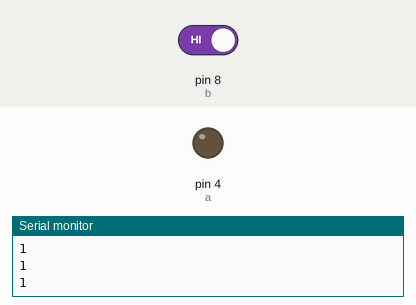
Bench run of a sketch on a simulated Arduino Uno, built with avr-gcc and run on an emulated ATmega328P. Shown: output pins drawn as LEDs (lit = HIGH), the last lines printed to the serial monitor. Inputs (shaded band) come from the test bench; at power-on: pin 8 (b) HIGH.

Above: at 1.2 s.
1.3 s: pin 8 (b) driven LOW
At 2.3 s:
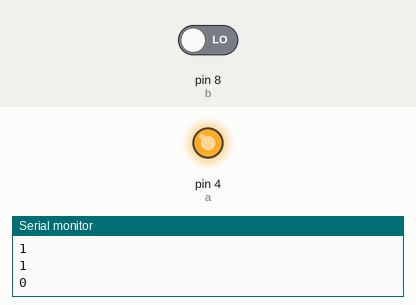
2.8 s: pin 8 (b) driven HIGH
At 3.5 s:
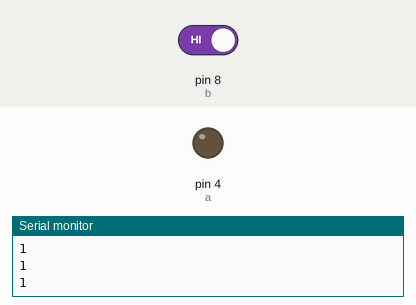
Timing chart, 0 to 5.8 s (numbered marks = the images above; inputs shaded):
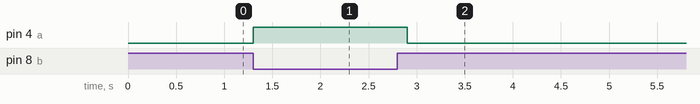

The sketch:

Person_Detector.ino
```cpp
#define a 4
#define b 8
int r;
void setup() {
  // put your setup code here, to run once:
  Serial.begin(9600);
  pinMode(b,INPUT);
pinMode(a,OUTPUT);

}

void loop() {
  // put your main code here, to run repeatedly:

  r=digitalRead(b);
  Serial.println(r);
  if(r==0){

digitalWrite(a,HIGH);
delay(1500);
}
else{
digitalWrite(a,LOW);
}

delay(100);
}
```

Measured:
- after the input at 1.3 s, pin 4 (a): LOW → HIGH at once
- after the input at 2.8 s, pin 4 (a): HIGH → LOW after 0.10 s
